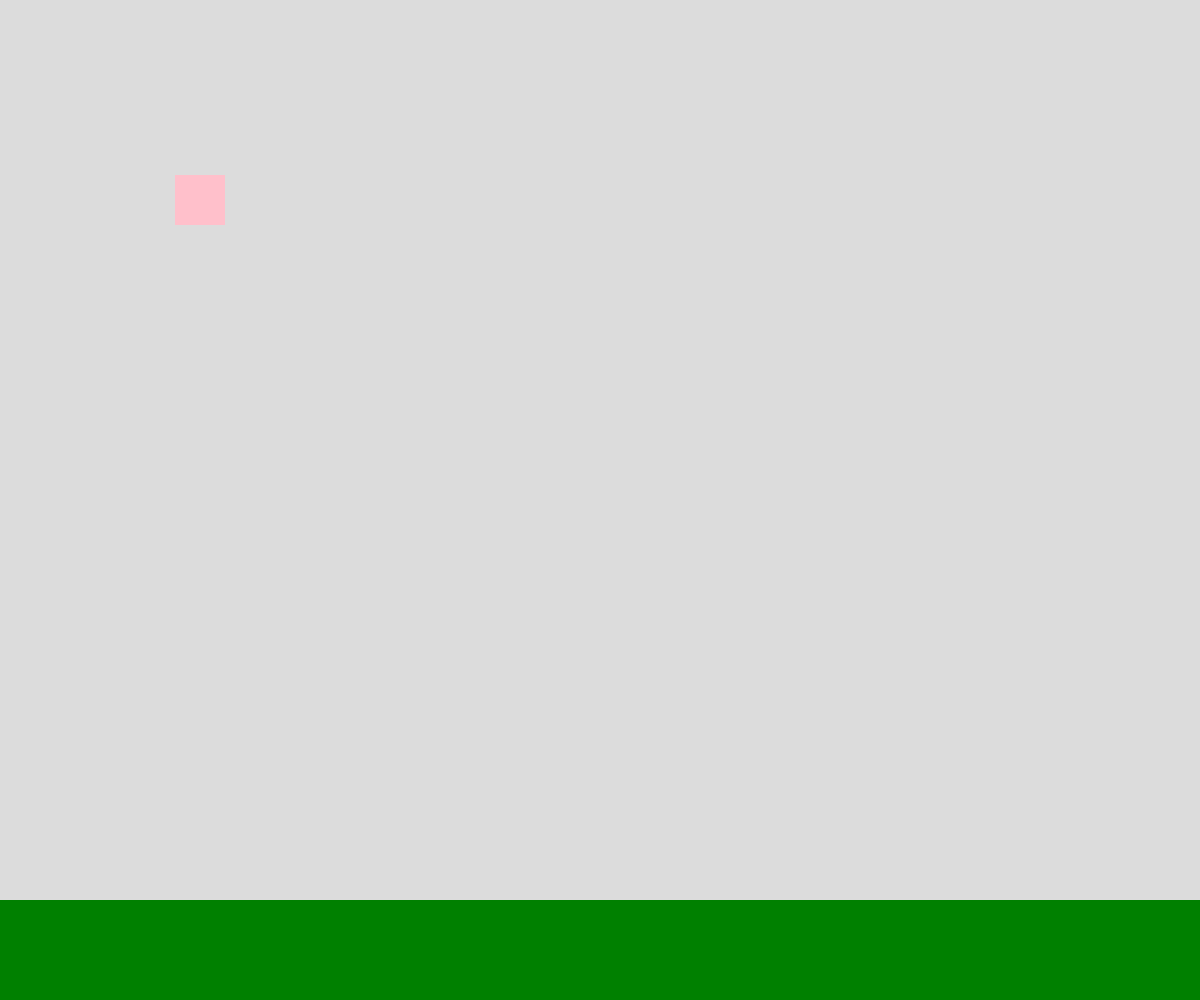
Frame 1 (no input)
Frame 60 (no input): identical to frame 1, image omitted
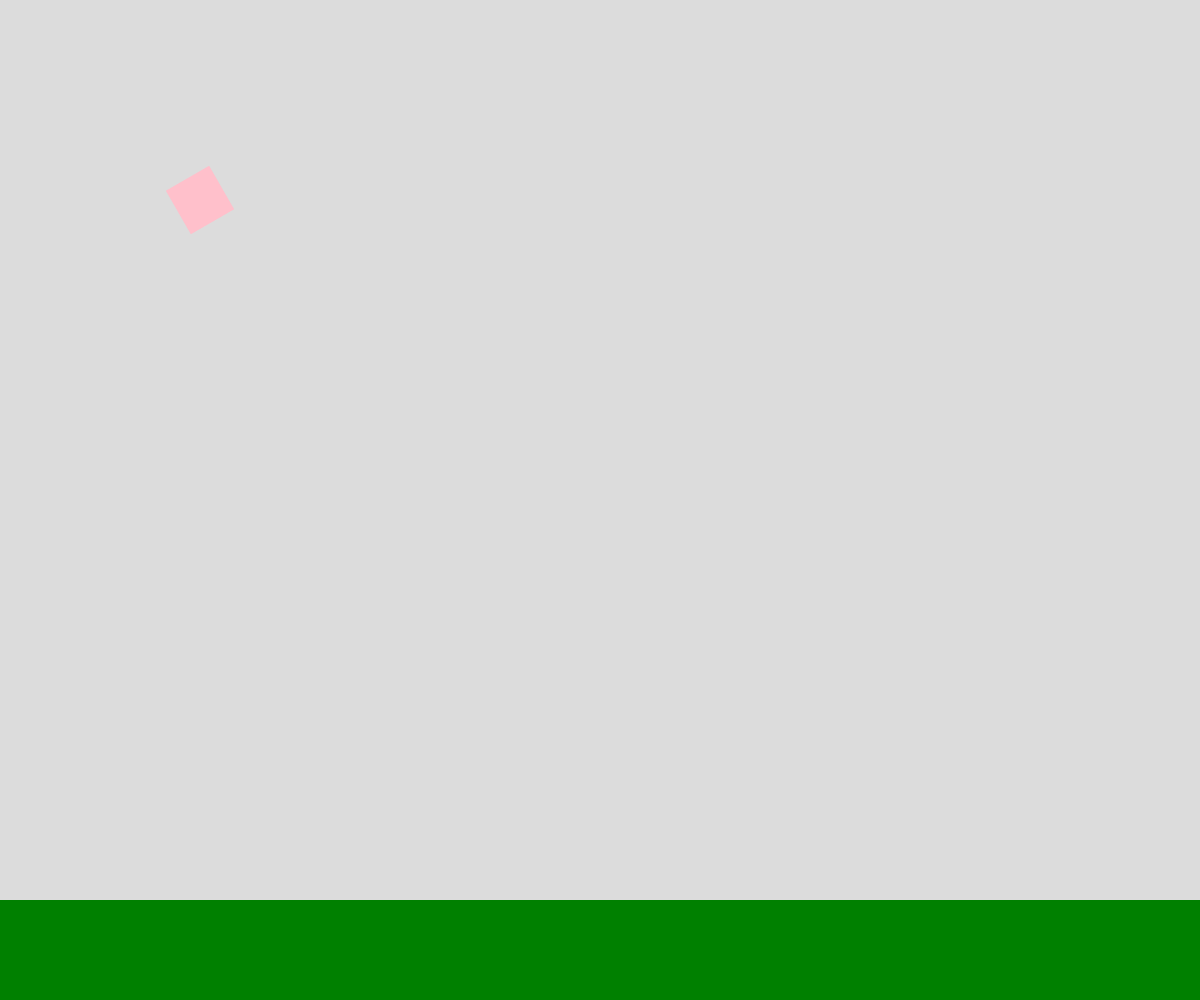
Frame 120 (the mouse pressed at the canvas centre since frame 60)

The p5.js sketch that drew these frames (run headless with seeded random() and noise() and a simulated clock; from frame 60 on, the mouse is pressed at the canvas centre):

// p5.js sketch
// ── sketch.js
// Project Title
// Your Name
// Date
//
// Extra for Experts:
// - describe what you did to take this project "above and beyond"


function setup() {
  createCanvas(windowWidth, windowHeight);
  noStroke();
  angleMode(DEGREES);
  rectMode(CENTER);
}

function draw() {
  background(220);

  push(); //saves the transformation matrix
  translate(200,200); //moves the origin
  rotate(mouseX);
  fill('pink');
  square(0,0,50,);
  pop(); // reset to the pushed transformation matrix

  fill("green");
  rect(width/2,height, width*2, 200);
}
